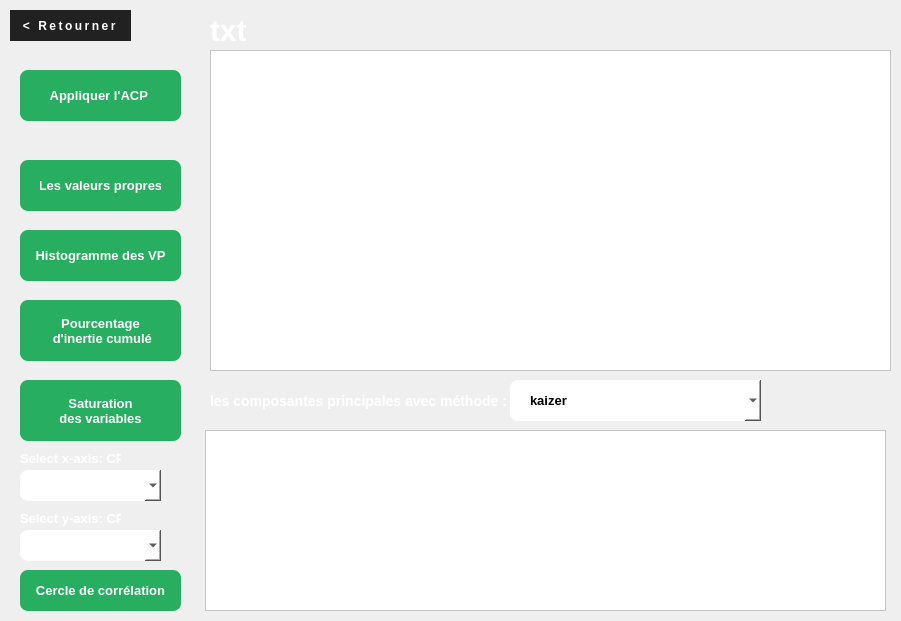
   <widget class="QWidget" name="widget_4" native="true">
    <property name="geometry">
     <rect>
      <x>0</x>
      <y>-1</y>
      <width>901</width>
      <height>621</height>
     </rect>
    </property>
    <property name="styleSheet">
     <string notr="true"/>
    </property>
    <widget class="QTableView" name="tableView_acp">
     <property name="geometry">
      <rect>
       <x>210</x>
       <y>50</y>
       <width>681</width>
       <height>321</height>
      </rect>
     </property>
     <property name="styleSheet">
      <string notr="true">background-color: rgb(255, 255, 255);</string>
     </property>
    </widget>
    <widget class="QTableView" name="tableView_3">
     <property name="geometry">
      <rect>
       <x>205</x>
       <y>430</y>
       <width>681</width>
       <height>181</height>
      </rect>
     </property>
     <property name="styleSheet">
      <string notr="true">background-color: rgb(255, 255, 255);</string>
     </property>
    </widget>
    <widget class="QPushButton" name="return2">
     <property name="geometry">
      <rect>
       <x>10</x>
       <y>10</y>
       <width>121</width>
       <height>31</height>
      </rect>
     </property>
     <property name="styleSheet">
      <string notr="true">QPushButton
                                        {
  padding: 3px;
  font-size: 12px;
 
  letter-spacing: 2.5px;
  font-weight: 500;
  color: rgb(255, 255, 255);
 
	background-color: rgb(33, 33, 33);
  border: none;
  border-radius: 45px;
  box-shadow: 0px 8px 15px rgba(0, 0, 0, 0.1);
  transition: all 0.3s ease 0s;
  cursor: pointer;
  outline: none;
                                        }
 QPushButton:hover
                                        {
background-color: #23c483;
  box-shadow: 0px 15px 20px rgba(46, 229, 157, 0.4);
  color: #fff;
  transform: translateY(-7px);
}

                                        QPushButton:pressed
                                        {
 transform: translateY(-1px);
                                        }
</string>
     </property>
     <property name="text">
      <string>&lt; Retourner</string>
     </property>
    </widget>
    <widget class="QLabel" name="label_4">
     <property name="geometry">
      <rect>
       <x>210</x>
       <y>380</y>
       <width>561</width>
       <height>41</height>
      </rect>
     </property>
     <property name="styleSheet">
      <string notr="true">font-family: Inter,-apple-system,system-ui,&quot;Segoe UI&quot;,Helvetica,Arial,sans-serif;
  font-size: 14px;
  font-weight: 600;
  letter-spacing: normal;
  line-height: 1.5;
  outline: none;
color: rgb(255, 255, 255);</string>
     </property>
     <property name="text">
      <string>les composantes principales avec méthode :</string>
     </property>
    </widget>
    <widget class="QPushButton" name="valeur_propre_but">
     <property name="geometry">
      <rect>
       <x>20</x>
       <y>160</y>
       <width>161</width>
       <height>51</height>
      </rect>
     </property>
     <property name="styleSheet">
      <string notr="true">QPushButton
                                        {
                                       appearance: none;
  backface-visibility: hidden;
  background-color: #27ae60;
  border-radius: 8px;
  border-style: none;
  box-shadow: rgba(39, 174, 96, .15) 0 4px 9px;
  box-sizing: border-box;
  color: #fff;
  cursor: pointer;
  display: inline-block;
  font-family: Inter,-apple-system,system-ui,&quot;Segoe UI&quot;,Helvetica,Arial,sans-serif;
  font-size: 13px;
  font-weight: 600;
  letter-spacing: normal;
  line-height: 1.5;
  outline: none;
  overflow: hidden;
  padding: 13px 20px;
  position: relative;
  text-align: center;
  text-decoration: none;
  transform: translate3d(0, 0, 0);
  transition: all .3s;
  user-select: none;
  -webkit-user-select: none;
  touch-action: manipulation;
  vertical-align: top;
  white-space: nowrap;
                                        }
 QPushButton:hover
                                        {
                                       background-color: #1e8449;
  opacity: 1;
  transform: translateY(0);
  transition-duration: .35s;}

                                        QPushButton:pressed
                                        {
                                       transform: translateY(2px);
  transition-duration: .35s;
                                        }
</string>
     </property>
     <property name="text">
      <string>Les valeurs propres</string>
     </property>
    </widget>
    <widget class="QPushButton" name="histograme_vp_but">
     <property name="geometry">
      <rect>
       <x>20</x>
       <y>230</y>
       <width>161</width>
       <height>51</height>
      </rect>
     </property>
     <property name="styleSheet">
      <string notr="true">QPushButton
                                        {
                                       appearance: none;
  backface-visibility: hidden;
  background-color: #27ae60;
  border-radius: 8px;
  border-style: none;
  box-shadow: rgba(39, 174, 96, .15) 0 4px 9px;
  box-sizing: border-box;
  color: #fff;
  cursor: pointer;
  display: inline-block;
  font-family: Inter,-apple-system,system-ui,&quot;Segoe UI&quot;,Helvetica,Arial,sans-serif;
  font-size: 13px;
  font-weight: 600;
  letter-spacing: normal;
  line-height: 1.5;
  outline: none;
  overflow: hidden;
  padding: 13px 9px;
  position: relative;
  text-align: center;
  text-decoration: none;
  transform: translate3d(0, 0, 0);
  transition: all .3s;
  user-select: none;
  -webkit-user-select: none;
  touch-action: manipulation;
  vertical-align: top;
  white-space: nowrap;
                                        }
 QPushButton:hover
                                        {
                                       background-color: #1e8449;
  opacity: 1;
  transform: translateY(0);
  transition-duration: .35s;}

                                        QPushButton:pressed
                                        {
                                       transform: translateY(2px);
  transition-duration: .35s;
                                        }
</string>
     </property>
     <property name="text">
      <string>Histogramme des VP</string>
     </property>
    </widget>
    <widget class="QComboBox" name="combo_box_acp_cp">
     <property name="geometry">
      <rect>
       <x>510</x>
       <y>380</y>
       <width>251</width>
       <height>41</height>
      </rect>
     </property>
     <property name="styleSheet">
      <string notr="true">background-color: rgb(255, 255, 255);
  border-radius: 8px;
 border-style: none;
  box-shadow: rgba(39, 174, 96, .15) 0 4px 9px;
  box-sizing: border-box;

  cursor: pointer;
  display: inline-block;
  font-family: Inter,-apple-system,system-ui,&quot;Segoe UI&quot;,Helvetica,Arial,sans-serif;
  font-size: 13px;
  font-weight: 600;
  letter-spacing: normal;
  line-height: 1.5;
  outline: none;
  overflow: hidden;
  padding: 13px 20px;
  position: relative;
  text-align: center;
  text-decoration: none;
  transform: translate3d(0, 0, 0);
  transition: all .3s;</string>
     </property>
     <item>
      <property name="text">
       <string>kaizer</string>
      </property>
     </item>
     <item>
      <property name="text">
       <string>Critère du pourcentage ( 70%)</string>
      </property>
     </item>
     <item>
      <property name="text">
       <string>Critère du pourcentage ( 80%)</string>
      </property>
     </item>
     <item>
      <property name="text">
       <string>Critère du pourcentage ( 90%)</string>
      </property>
     </item>
    </widget>
    <widget class="QComboBox" name="cp1">
     <property name="geometry">
      <rect>
       <x>20</x>
       <y>470</y>
       <width>141</width>
       <height>31</height>
      </rect>
     </property>
     <property name="styleSheet">
      <string notr="true">background-color: rgb(255, 255, 255);
  border-radius: 8px;
 border-style: none;
  box-shadow: rgba(39, 174, 96, .15) 0 4px 9px;
  box-sizing: border-box;

  cursor: pointer;
  display: inline-block;
  font-family: Inter,-apple-system,system-ui,&quot;Segoe UI&quot;,Helvetica,Arial,sans-serif;
  font-size: 13px;
  font-weight: 600;
  letter-spacing: normal;
  line-height: 1.5;
  outline: none;
  overflow: hidden;
  padding: 5px 10px;
  position: relative;
  text-align: center;
  text-decoration: none;
  transform: translate3d(0, 0, 0);
  transition: all .3s;</string>
     </property>
    </widget>
    <widget class="QComboBox" name="cp2">
     <property name="geometry">
      <rect>
       <x>20</x>
       <y>530</y>
       <width>141</width>
       <height>31</height>
      </rect>
     </property>
     <property name="styleSheet">
      <string notr="true">background-color: rgb(255, 255, 255);
  border-radius: 8px;
 border-style: none;
  box-shadow: rgba(39, 174, 96, .15) 0 4px 9px;
  box-sizing: border-box;

  cursor: pointer;
  display: inline-block;
  font-family: Inter,-apple-system,system-ui,&quot;Segoe UI&quot;,Helvetica,Arial,sans-serif;
  font-size: 13px;
  font-weight: 600;
  letter-spacing: normal;
  line-height: 1.5;
  outline: none;
  overflow: hidden;
  padding: 5px 10px;
  position: relative;
  text-align: center;
  text-decoration: none;
  transform: translate3d(0, 0, 0);
  transition: all .3s;</string>
     </property>
    </widget>
    <widget class="QPushButton" name="cercledecorr_but">
     <property name="geometry">
      <rect>
       <x>20</x>
       <y>570</y>
       <width>161</width>
       <height>41</height>
      </rect>
     </property>
     <property name="styleSheet">
      <string notr="true">QPushButton
                                        {
                                       appearance: none;
  backface-visibility: hidden;
  background-color: #27ae60;
  border-radius: 8px;
  border-style: none;
  box-shadow: rgba(39, 174, 96, .15) 0 4px 9px;
  box-sizing: border-box;
  color: #fff;
  cursor: pointer;
  display: inline-block;
  font-family: Inter,-apple-system,system-ui,&quot;Segoe UI&quot;,Helvetica,Arial,sans-serif;
  font-size: 13px;
  font-weight: 600;
  letter-spacing: normal;
  line-height: 1.5;
  outline: none;
  overflow: hidden;
  padding: 10px 10px;
  position: relative;
  text-align: center;
  text-decoration: none;
  transform: translate3d(0, 0, 0);
  transition: all .3s;
  user-select: none;
  -webkit-user-select: none;
  touch-action: manipulation;
  vertical-align: top;
  white-space: nowrap;
                                        }
 QPushButton:hover
                                        {
                                       background-color: #1e8449;
  opacity: 1;
  transform: translateY(0);
  transition-duration: .35s;}

                                        QPushButton:pressed
                                        {
                                       transform: translateY(2px);
  transition-duration: .35s;
                                        }
</string>
     </property>
     <property name="text">
      <string>Cercle de corrélation</string>
     </property>
    </widget>
    <widget class="QLabel" name="titre_acp">
     <property name="geometry">
      <rect>
       <x>210</x>
       <y>10</y>
       <width>681</width>
       <height>41</height>
      </rect>
     </property>
     <property name="styleSheet">
      <string notr="true">font-family: Inter,-apple-system,system-ui,&quot;Segoe UI&quot;,Helvetica,Arial,sans-serif;
  font-size: 30px;
  font-weight: 600;
  letter-spacing: normal;
  line-height: 1.5;
  outline: none;
color: rgb(255, 255, 255);</string>
     </property>
     <property name="text">
      <string>txt</string>
     </property>
    </widget>
    <widget class="QPushButton" name="pourcentage_but">
     <property name="geometry">
      <rect>
       <x>20</x>
       <y>300</y>
       <width>161</width>
       <height>61</height>
      </rect>
     </property>
     <property name="styleSheet">
      <string notr="true">QPushButton
                                        {
                                       appearance: none;
  backface-visibility: hidden;
  background-color: #27ae60;
  border-radius: 8px;
  border-style: none;
  box-shadow: rgba(39, 174, 96, .15) 0 4px 9px;
  box-sizing: border-box;
  color: #fff;
  cursor: pointer;
  display: inline-block;
  font-family: Inter,-apple-system,system-ui,&quot;Segoe UI&quot;,Helvetica,Arial,sans-serif;
  font-size: 13px;
  font-weight: 600;
  letter-spacing: normal;
  line-height: 1.5;
  outline: none;
  overflow: hidden;
  padding: 13px 20px;
  position: relative;
  text-align: center;
  text-decoration: none;
  transform: translate3d(0, 0, 0);
  transition: all .3s;
  user-select: none;
  -webkit-user-select: none;
  touch-action: manipulation;
  vertical-align: top;
  white-space: nowrap;
                                        }
 QPushButton:hover
                                        {
                                       background-color: #1e8449;
  opacity: 1;
  transform: translateY(0);
  transition-duration: .35s;}

                                        QPushButton:pressed
                                        {
                                       transform: translateY(2px);
  transition-duration: .35s;
                                        }
</string>
     </property>
     <property name="text">
      <string>Pourcentage
 d'inertie cumulé</string>
     </property>
    </widget>
    <widget class="QPushButton" name="acp_but">
     <property name="geometry">
      <rect>
       <x>20</x>
       <y>70</y>
       <width>161</width>
       <height>51</height>
      </rect>
     </property>
     <property name="styleSheet">
      <string notr="true">QPushButton
                                        {
                                       appearance: none;
  backface-visibility: hidden;
  background-color: #27ae60;
  border-radius: 8px;
  border-style: none;
  box-shadow: rgba(39, 174, 96, .15) 0 4px 9px;
  box-sizing: border-box;
  color: #fff;
  cursor: pointer;
  display: inline-block;
  font-family: Inter,-apple-system,system-ui,&quot;Segoe UI&quot;,Helvetica,Arial,sans-serif;
  font-size: 13px;
  font-weight: 600;
  letter-spacing: normal;
  line-height: 1.5;
  outline: none;
  overflow: hidden;
  padding: 13px 20px;
  position: relative;
  text-align: center;
  text-decoration: none;
  transform: translate3d(0, 0, 0);
  transition: all .3s;
  user-select: none;
  -webkit-user-select: none;
  touch-action: manipulation;
  vertical-align: top;
  white-space: nowrap;
                                        }
 QPushButton:hover
                                        {
                                       background-color: #1e8449;
  opacity: 1;
  transform: translateY(0);
  transition-duration: .35s;}

                                        QPushButton:pressed
                                        {
                                       transform: translateY(2px);
  transition-duration: .35s;
                                        }
</string>
     </property>
     <property name="text">
      <string>Appliquer l'ACP </string>
     </property>
    </widget>
    <widget class="QPushButton" name="saturation_but">
     <property name="geometry">
      <rect>
       <x>20</x>
       <y>380</y>
       <width>161</width>
       <height>61</height>
      </rect>
     </property>
     <property name="styleSheet">
      <string notr="true">QPushButton
                                        {
                                       appearance: none;
  backface-visibility: hidden;
  background-color: #27ae60;
  border-radius: 8px;
  border-style: none;
  box-shadow: rgba(39, 174, 96, .15) 0 4px 9px;
  box-sizing: border-box;
  color: #fff;
  cursor: pointer;
  display: inline-block;
  font-family: Inter,-apple-system,system-ui,&quot;Segoe UI&quot;,Helvetica,Arial,sans-serif;
  font-size: 13px;
  font-weight: 600;
  letter-spacing: normal;
  line-height: 1.5;
  outline: none;
  overflow: hidden;
  padding: 13px 20px;
  position: relative;
  text-align: center;
  text-decoration: none;
  transform: translate3d(0, 0, 0);
  transition: all .3s;
  user-select: none;
  -webkit-user-select: none;
  touch-action: manipulation;
  vertical-align: top;
  white-space: nowrap;
                                        }
 QPushButton:hover
                                        {
                                       background-color: #1e8449;
  opacity: 1;
  transform: translateY(0);
  transition-duration: .35s;}

                                        QPushButton:pressed
                                        {
                                       transform: translateY(2px);
  transition-duration: .35s;
                                        }
</string>
     </property>
     <property name="text">
      <string>Saturation 
des variables</string>
     </property>
    </widget>
    <widget class="QLabel" name="label_5">
     <property name="geometry">
      <rect>
       <x>20</x>
       <y>450</y>
       <width>101</width>
       <height>16</height>
      </rect>
     </property>
     <property name="styleSheet">
      <string notr="true">font-family: Inter,-apple-system,system-ui,&quot;Segoe UI&quot;,Helvetica,Arial,sans-serif;
  font-size: 13px;
  font-weight: 600;
  letter-spacing: normal;
  line-height: 1.5;
  outline: none;
color: rgb(255, 255, 255);</string>
     </property>
     <property name="text">
      <string>Select x-axis: CP</string>
     </property>
    </widget>
    <widget class="QLabel" name="label_6">
     <property name="geometry">
      <rect>
       <x>20</x>
       <y>510</y>
       <width>101</width>
       <height>16</height>
      </rect>
     </property>
     <property name="styleSheet">
      <string notr="true">font-family: Inter,-apple-system,system-ui,&quot;Segoe UI&quot;,Helvetica,Arial,sans-serif;
  font-size: 13px;
  font-weight: 600;
  letter-spacing: normal;
  line-height: 1.5;
  outline: none;
color: rgb(255, 255, 255);</string>
     </property>
     <property name="text">
      <string>Select y-axis: CP</string>
     </property>
    </widget>
   </widget>
